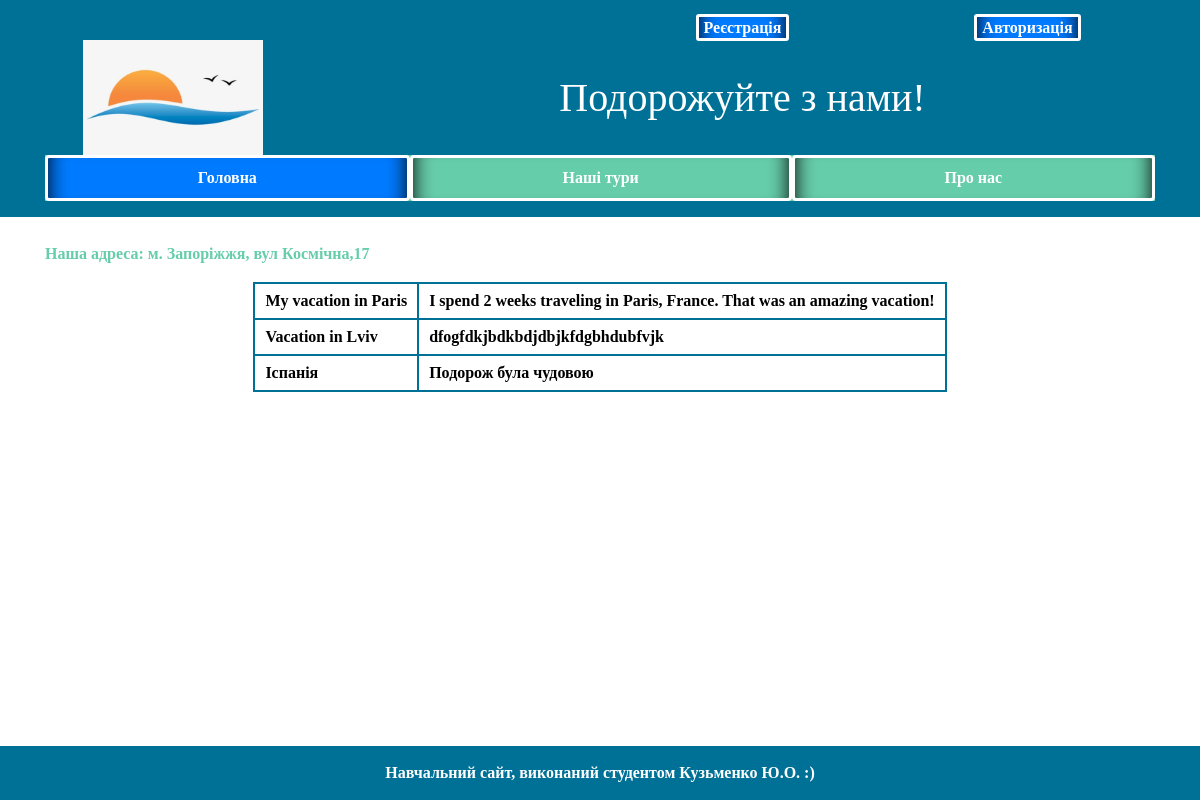
/contacts.php, run on the app's committed database.
### tables this page shows
CREATE TABLE `testimonials` (
  `user_id` int(11) NOT NULL,
  `title` varchar(100) NOT NULL,
  `text` text NOT NULL
);

### contacts.php (the view, shortened to what this page needs)
<?php include_once('tpl/header.php'); ?>
	<main class="flex">
		<div class="container">
			<div id="top-text">
				<p>
					Наша адреса: м. Запоріжжя, вул Космічна,17
				</p>
			<?php
				include ("dbconnect.php");
				$result = $mysqli->query("SELECT * FROM testimonials");
				$table = "<table>";
				while($myrow = $result->fetch_assoc())  {
					$table .= "<tr>";
					$table .= "<td>".$myrow['title']."</td>";
					$table .= "<td>".$myrow['text']."</td>";
					$table .= "</tr>";
				}
				$table .= "</table>";
				echo $table;
      ?>
		</div>
	</main>
<?php include_once('tpl/footer.php'); ?>

### css/styles.css (style rules this page uses)
body, html { height: 100%; }
body { font-family:Verdana; min-height:100%; display: flex; flex-direction: column; }
.body-top { border: none; margin: auto; font-family:Verdana; font-style: normal; font-size: normal; font-weight:bold; }
main { flex: 1 0 auto; margin: 25px 0; }
#top-text { color: #66CDAA; }
table { margin: 0 auto; color: black; }
table { max-width: 80%; }
table, td { border-collapse: collapse; border: 2px solid #007196; padding: 5px 10px; }
@media screen and (max-width: 1200px) { form, table { max-width: 70%; } }

### data on the page
testimonials: title "My vacation in Paris", text "I spend 2 weeks traveling in Paris, France. That was an amazing vacation!"
testimonials: title "Vacation in Lviv", text "dfogfdkjbdkbdjdbjkfdgbhdubfvjk"
testimonials: title "Іспанія", text "Подорож була чудовою"
